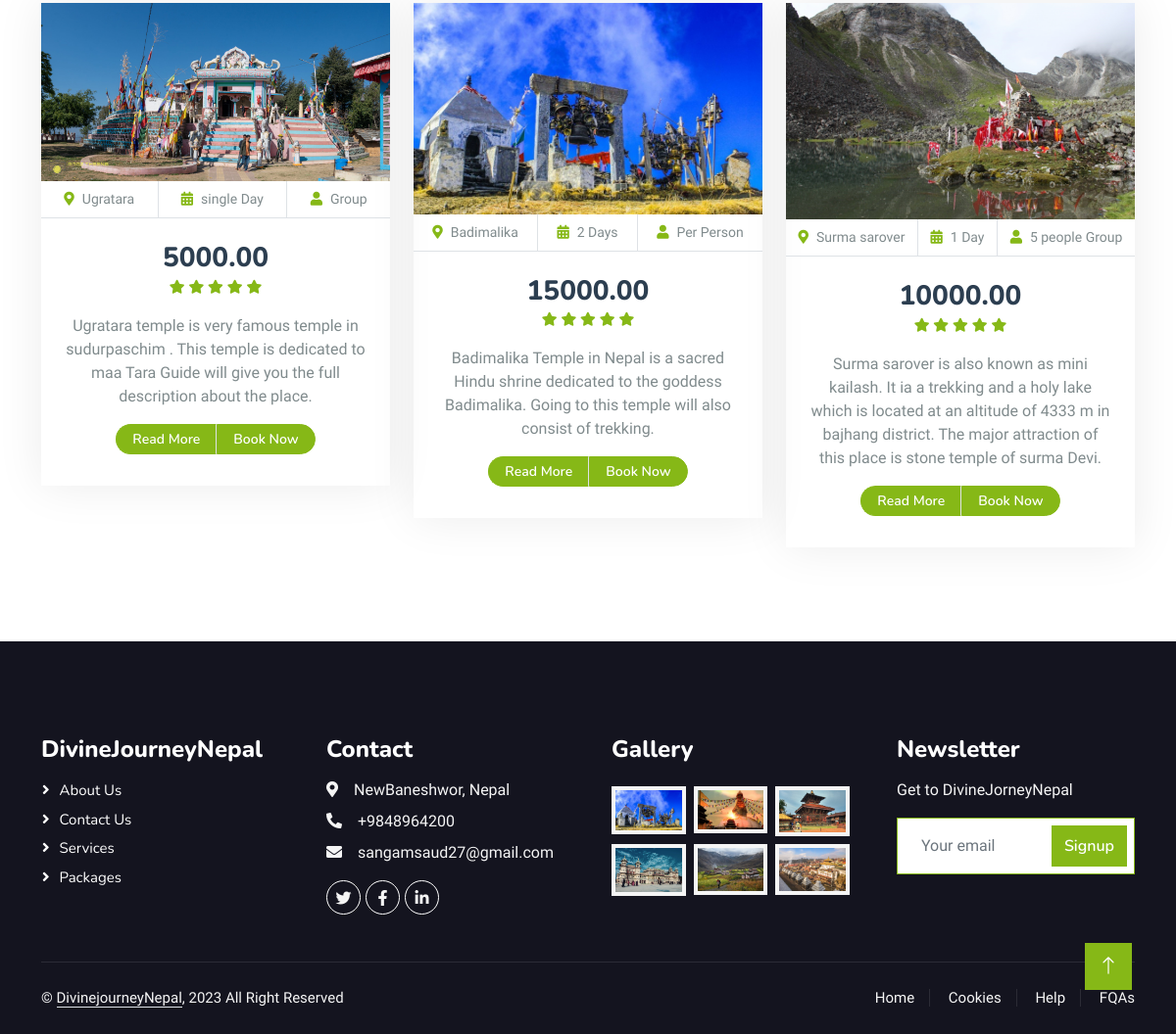
/package (lower part), run on an earlier commit of the app's database.
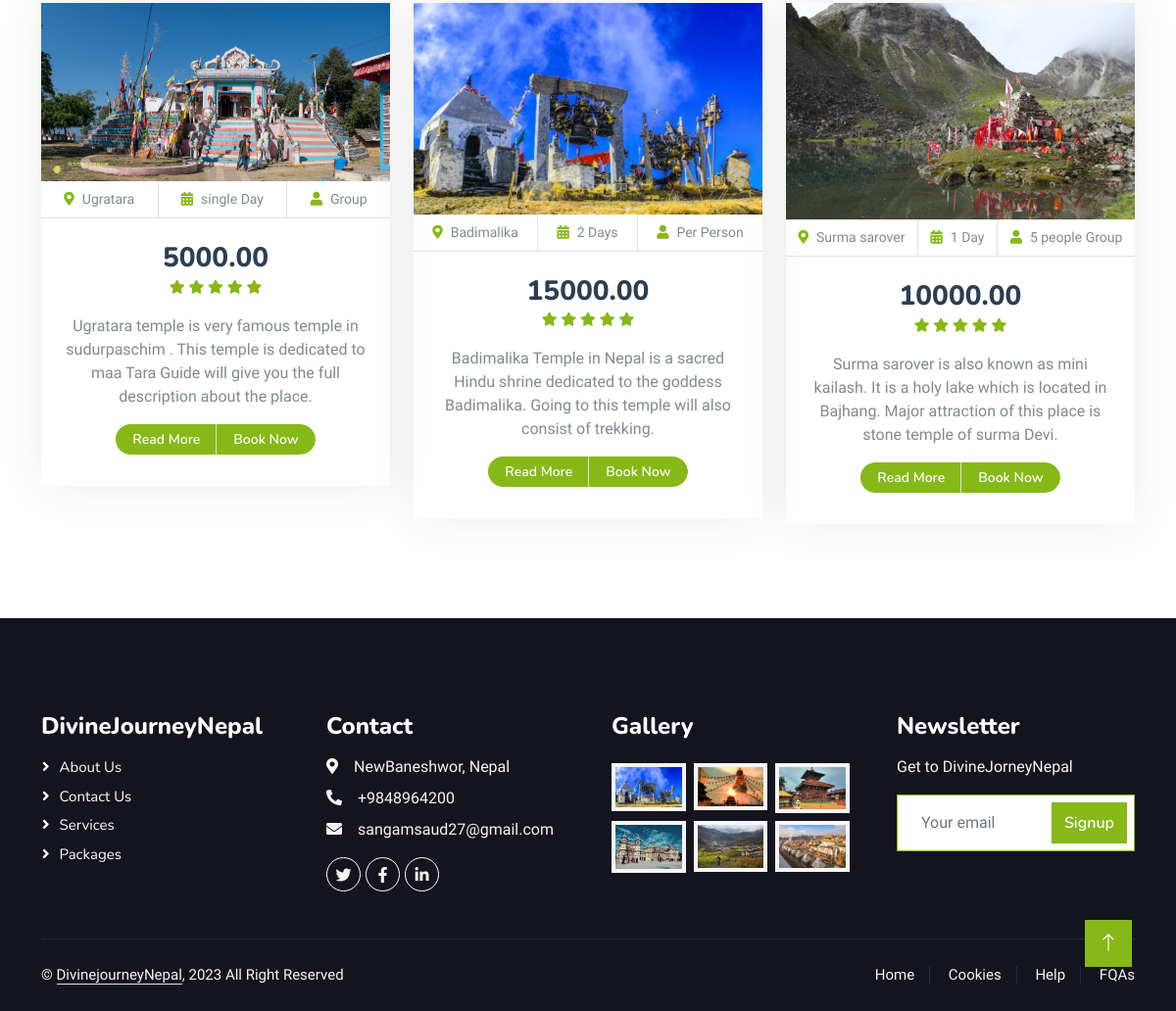
And on a later commit of the database.
### home/models.py (models this page shows, shortened)
class PackageDetail(models.Model):
    place = models.CharField(max_length=100)
    time = models.CharField(max_length=100)
    person = models.CharField(max_length=100)
    amount = models.DecimalField(max_digits=10, decimal_places=2)
    detail = models.TextField()
    image = models.ImageField(upload_to='package_images/')

### home/views.py (the view)
# urls.py: path('package', package, name = 'package'),
def package(request):
    views ={}
    views['package'] = PackageDetail.objects.all()
    return render(request,'package.html', views)

### templates/package.html (shortened to what this page needs)
{% extends 'base.html' %}
{% load static %}
{% block content %}
<div class="container-xxl py-5">
    <div class="container">
        <div class="row g-4">
            {% for pack in package %}
            <div class="col-lg-4 col-md-6 wow fadeInUp" data-wow-delay="0.1s">
                <div class="package-item">
                    <div class="overflow-hidden">
                        <img class="img-fluid" src="{{ pack.image.url }}" alt="">
                    </div>
                    <div class="d-flex border-bottom">
                        <small class="flex-fill text-center border-end py-2"><i
                                class="fa fa-map-marker-alt text-primary me-2"></i>{{ pack.place }}</small>
                        <small class="flex-fill text-center border-end py-2"><i
                                class="fa fa-calendar-alt text-primary me-2"></i>{{ pack.time }}</small>
                        <small class="flex-fill text-center py-2"><i
                                class="fa fa-user text-primary me-2"></i>{{ pack.person }}</small>
                    </div>
                    <div class="text-center p-4">
                        <h3 class="mb-0">{{ pack.amount }}</h3>
                        <div class="mb-3">
                            <small class="fa fa-star text-primary"></small>
                            <small class="fa fa-star text-primary"></small>
                            <small class="fa fa-star text-primary"></small>
                            <small class="fa fa-star text-primary"></small>
                            <small class="fa fa-star text-primary"></small>
                        </div>
                        <p>{{ pack.detail }}</p>
                        <div class="d-flex justify-content-center mb-2">
                            <a href="about" class="btn btn-sm btn-primary px-3 border-end"
                                style="border-radius: 30px 0 0 30px;">Read More</a>
                            <a href="booking" class="btn btn-sm btn-primary px-3"
                                style="border-radius: 0 30px 30px 0;">Book Now</a>
                        </div>
                    </div>
                </div>
            </div>
            {% endfor %}
        </div>
    </div>
</div>
{% endblock %}

What changed in the data, as far as the page shows it:
changed PackageDetail "Surma sarover": detail "…as mini kailash. It ia a trekking and a holy lake which is located at an altitude of 4333 m in bajhang district. The major attraction of this place…" → "Surma sarover is also known as mini kailash. It is a holy lake which is located in Bajhang. Major attraction of this place is stone temple of surma Devi."
